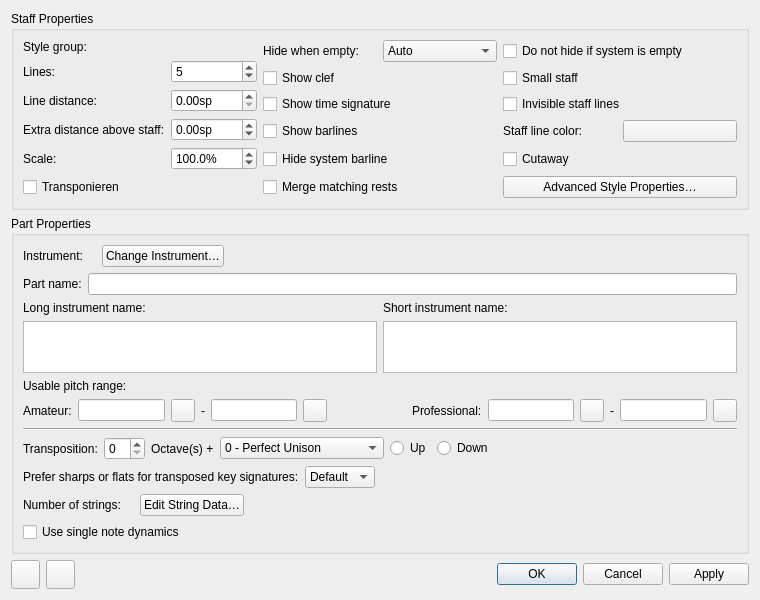
<?xml version="1.0" encoding="UTF-8"?>
<ui version="4.0">
 <class>EditStaffBase</class>
 <widget class="QDialog" name="EditStaffBase">
  <property name="geometry">
   <rect>
    <x>0</x>
    <y>0</y>
    <width>760</width>
    <height>600</height>
   </rect>
  </property>
  <property name="sizePolicy">
   <sizepolicy hsizetype="Preferred" vsizetype="Preferred">
    <horstretch>0</horstretch>
    <verstretch>0</verstretch>
   </sizepolicy>
  </property>
  <property name="minimumSize">
   <size>
    <width>0</width>
    <height>0</height>
   </size>
  </property>
  <property name="windowTitle">
   <string>Staff/Part Properties</string>
  </property>
  <layout class="QGridLayout" name="gridLayout">
   <item row="0" column="0" colspan="2">
    <widget class="QGroupBox" name="groupStaffProps">
     <property name="sizePolicy">
      <sizepolicy hsizetype="Preferred" vsizetype="Expanding">
       <horstretch>0</horstretch>
       <verstretch>0</verstretch>
      </sizepolicy>
     </property>
     <property name="minimumSize">
      <size>
       <width>0</width>
       <height>0</height>
      </size>
     </property>
     <property name="title">
      <string>Staff Properties</string>
     </property>
     <layout class="QVBoxLayout" name="verticalLayout_2">
      <item>
       <layout class="QGridLayout" name="grid_StaffProps">
        <item row="4" column="2">
         <widget class="QCheckBox" name="cutaway">
          <property name="text">
           <string>Cutaway</string>
          </property>
         </widget>
        </item>
        <item row="4" column="1">
         <widget class="QCheckBox" name="hideSystemBarLine">
          <property name="text">
           <string>Hide system barline</string>
          </property>
         </widget>
        </item>
        <item row="1" column="2">
         <widget class="QCheckBox" name="small">
          <property name="sizePolicy">
           <sizepolicy hsizetype="Minimum" vsizetype="Fixed">
            <horstretch>0</horstretch>
            <verstretch>0</verstretch>
           </sizepolicy>
          </property>
          <property name="text">
           <string>Small staff</string>
          </property>
         </widget>
        </item>
        <item row="1" column="1">
         <widget class="QCheckBox" name="showClef">
          <property name="text">
           <string>Show clef</string>
          </property>
         </widget>
        </item>
        <item row="3" column="2">
         <layout class="QHBoxLayout" name="hLayout_LineColor">
          <item>
           <widget class="QLabel" name="labelColor">
            <property name="text">
             <string>Staff line color:</string>
            </property>
            <property name="buddy">
             <cstring>color</cstring>
            </property>
           </widget>
          </item>
          <item>
           <widget class="Awl::ColorLabel" name="color">
            <property name="focusPolicy">
             <enum>Qt::TabFocus</enum>
            </property>
           </widget>
          </item>
         </layout>
        </item>
        <item row="3" column="1">
         <widget class="QCheckBox" name="showBarlines">
          <property name="text">
           <string>Show barlines</string>
          </property>
         </widget>
        </item>
        <item row="2" column="1">
         <widget class="QCheckBox" name="showTimesig">
          <property name="text">
           <string>Show time signature</string>
          </property>
         </widget>
        </item>
        <item row="0" column="2">
         <widget class="QCheckBox" name="showIfEmpty">
          <property name="text">
           <string>Do not hide if system is empty</string>
          </property>
         </widget>
        </item>
        <item row="2" column="2">
         <widget class="QCheckBox" name="invisible">
          <property name="text">
           <string>Invisible staff lines</string>
          </property>
         </widget>
        </item>
        <item row="5" column="2">
         <widget class="QPushButton" name="changeStaffType">
          <property name="text">
           <string>Advanced Style Properties…</string>
          </property>
         </widget>
        </item>
        <item row="0" column="0" rowspan="5">
         <layout class="QFormLayout" name="formLayout">
          <property name="fieldGrowthPolicy">
           <enum>QFormLayout::AllNonFixedFieldsGrow</enum>
          </property>
          <property name="labelAlignment">
           <set>Qt::AlignLeading|Qt::AlignLeft|Qt::AlignVCenter</set>
          </property>
          <item row="1" column="0">
           <widget class="QLabel" name="labelNumOfLines">
            <property name="text">
             <string>Lines:</string>
            </property>
            <property name="textFormat">
             <enum>Qt::PlainText</enum>
            </property>
            <property name="buddy">
             <cstring>lines</cstring>
            </property>
           </widget>
          </item>
          <item row="1" column="1">
           <widget class="QSpinBox" name="lines">
            <property name="minimum">
             <number>0</number>
            </property>
            <property name="maximum">
             <number>14</number>
            </property>
            <property name="value">
             <number>5</number>
            </property>
           </widget>
          </item>
          <item row="2" column="0">
           <widget class="QLabel" name="labelLineDist">
            <property name="text">
             <string>Line distance:</string>
            </property>
            <property name="buddy">
             <cstring>lineDistance</cstring>
            </property>
           </widget>
          </item>
          <item row="2" column="1">
           <widget class="QDoubleSpinBox" name="lineDistance">
            <property name="sizePolicy">
             <sizepolicy hsizetype="Preferred" vsizetype="Fixed">
              <horstretch>0</horstretch>
              <verstretch>0</verstretch>
             </sizepolicy>
            </property>
            <property name="suffix">
             <string>sp</string>
            </property>
            <property name="singleStep">
             <double>0.250000000000000</double>
            </property>
           </widget>
          </item>
          <item row="4" column="0">
           <widget class="QLabel" name="labelExtraDist">
            <property name="text">
             <string>Extra distance above staff:</string>
            </property>
            <property name="buddy">
             <cstring>spinExtraDistance</cstring>
            </property>
           </widget>
          </item>
          <item row="4" column="1">
           <widget class="QDoubleSpinBox" name="spinExtraDistance">
            <property name="suffix">
             <string>sp</string>
            </property>
            <property name="minimum">
             <double>-50.000000000000000</double>
            </property>
            <property name="maximum">
             <double>50.000000000000000</double>
            </property>
            <property name="singleStep">
             <double>0.250000000000000</double>
            </property>
           </widget>
          </item>
          <item row="5" column="0">
           <widget class="QLabel" name="label">
            <property name="text">
             <string>Scale:</string>
            </property>
           </widget>
          </item>
          <item row="5" column="1">
           <widget class="QDoubleSpinBox" name="mag">
            <property name="suffix">
             <string>%</string>
            </property>
            <property name="decimals">
             <number>1</number>
            </property>
            <property name="minimum">
             <double>10.000000000000000</double>
            </property>
            <property name="maximum">
             <double>1000.000000000000000</double>
            </property>
            <property name="value">
             <double>100.000000000000000</double>
            </property>
           </widget>
          </item>
          <item row="0" column="0">
           <widget class="QLabel" name="labelStaffGroup">
            <property name="text">
             <string>Style group:</string>
            </property>
            <property name="buddy">
             <cstring>staffGroupName</cstring>
            </property>
           </widget>
          </item>
          <item row="0" column="1">
           <widget class="QLabel" name="staffGroupName"/>
          </item>
         </layout>
        </item>
        <item row="0" column="1">
         <layout class="QHBoxLayout" name="horizontalLayout">
          <item>
           <widget class="QLabel" name="label_2">
            <property name="text">
             <string>Hide when empty:</string>
            </property>
           </widget>
          </item>
          <item>
           <widget class="QComboBox" name="hideMode">
            <item>
             <property name="text">
              <string>Auto</string>
             </property>
            </item>
            <item>
             <property name="text">
              <string>Always</string>
             </property>
            </item>
            <item>
             <property name="text">
              <string>Never</string>
             </property>
            </item>
            <item>
             <property name="text">
              <string>Instrument</string>
             </property>
            </item>
           </widget>
          </item>
         </layout>
        </item>
        <item row="5" column="1">
         <widget class="QCheckBox" name="mergeMatchingRests">
          <property name="text">
           <string>Merge matching rests</string>
          </property>
         </widget>
        </item>
        <item row="5" column="0">
         <widget class="QCheckBox" name="doTranspose">
          <property name="text">
           <string>Transponieren</string>
          </property>
         </widget>
        </item>
       </layout>
      </item>
     </layout>
    </widget>
   </item>
   <item row="1" column="0" colspan="2">
    <widget class="QGroupBox" name="groupPartProps">
     <property name="sizePolicy">
      <sizepolicy hsizetype="Preferred" vsizetype="Expanding">
       <horstretch>0</horstretch>
       <verstretch>0</verstretch>
      </sizepolicy>
     </property>
     <property name="title">
      <string>Part Properties</string>
     </property>
     <layout class="QVBoxLayout" name="verticalLayout" stretch="0,1,0,0,0,0,0,0">
      <item>
       <layout class="QGridLayout" name="grid_PartProps">
        <property name="leftMargin">
         <number>0</number>
        </property>
        <item row="2" column="0" colspan="2">
         <layout class="QHBoxLayout" name="horizontalLayout_2">
          <property name="spacing">
           <number>6</number>
          </property>
          <item>
           <widget class="QLabel" name="labelInstrName">
            <property name="text">
             <string>Instrument:</string>
            </property>
            <property name="buddy">
             <cstring>instrumentName</cstring>
            </property>
           </widget>
          </item>
          <item>
           <widget class="QLabel" name="instrumentName"/>
          </item>
          <item>
           <widget class="QPushButton" name="changeInstrument">
            <property name="text">
             <string>Change Instrument…</string>
            </property>
           </widget>
          </item>
          <item>
           <spacer name="horizontalSpacer_4">
            <property name="orientation">
             <enum>Qt::Horizontal</enum>
            </property>
            <property name="sizeHint" stdset="0">
             <size>
              <width>40</width>
              <height>20</height>
             </size>
            </property>
           </spacer>
          </item>
         </layout>
        </item>
        <item row="3" column="0">
         <widget class="QLabel" name="label_PartName">
          <property name="text">
           <string>Part name:</string>
          </property>
          <property name="buddy">
           <cstring>partName</cstring>
          </property>
         </widget>
        </item>
        <item row="3" column="1">
         <widget class="QLineEdit" name="partName"/>
        </item>
       </layout>
      </item>
      <item>
       <layout class="QGridLayout" name="grid_InstrNames">
        <item row="0" column="0">
         <widget class="QLabel" name="labelLongName">
          <property name="sizePolicy">
           <sizepolicy hsizetype="Fixed" vsizetype="Fixed">
            <horstretch>0</horstretch>
            <verstretch>0</verstretch>
           </sizepolicy>
          </property>
          <property name="text">
           <string>Long instrument name:</string>
          </property>
          <property name="buddy">
           <cstring>longName</cstring>
          </property>
         </widget>
        </item>
        <item row="0" column="1">
         <widget class="QLabel" name="labelShortName">
          <property name="sizePolicy">
           <sizepolicy hsizetype="Fixed" vsizetype="Fixed">
            <horstretch>0</horstretch>
            <verstretch>0</verstretch>
           </sizepolicy>
          </property>
          <property name="text">
           <string>Short instrument name:</string>
          </property>
          <property name="buddy">
           <cstring>shortName</cstring>
          </property>
         </widget>
        </item>
        <item row="1" column="0">
         <widget class="QTextEdit" name="longName">
          <property name="minimumSize">
           <size>
            <width>0</width>
            <height>40</height>
           </size>
          </property>
          <property name="tabChangesFocus">
           <bool>true</bool>
          </property>
         </widget>
        </item>
        <item row="1" column="1">
         <widget class="QTextEdit" name="shortName">
          <property name="minimumSize">
           <size>
            <width>0</width>
            <height>40</height>
           </size>
          </property>
          <property name="tabChangesFocus">
           <bool>true</bool>
          </property>
         </widget>
        </item>
       </layout>
      </item>
      <item>
       <widget class="QLabel" name="labelPitchRanges">
        <property name="text">
         <string>Usable pitch range:</string>
        </property>
       </widget>
      </item>
      <item>
       <layout class="QHBoxLayout" name="hLayout_PitchRanges">
        <item>
         <widget class="QLabel" name="label_7">
          <property name="text">
           <string>Amateur:</string>
          </property>
          <property name="buddy">
           <cstring>minPitchA</cstring>
          </property>
         </widget>
        </item>
        <item>
         <widget class="QLineEdit" name="minPitchA">
          <property name="readOnly">
           <bool>true</bool>
          </property>
         </widget>
        </item>
        <item>
         <widget class="QToolButton" name="minPitchASelect">
          <property name="text">
           <string notr="true"/>
          </property>
          <property name="icon">
           <iconset resource="musescore.qrc">
            <normaloff>:/data/icons/edit.svg</normaloff>:/data/icons/edit.svg</iconset>
          </property>
         </widget>
        </item>
        <item>
         <widget class="QLabel" name="label_9">
          <property name="text">
           <string notr="true">-</string>
          </property>
         </widget>
        </item>
        <item>
         <widget class="QLineEdit" name="maxPitchA">
          <property name="readOnly">
           <bool>true</bool>
          </property>
         </widget>
        </item>
        <item>
         <widget class="QToolButton" name="maxPitchASelect">
          <property name="text">
           <string notr="true"/>
          </property>
          <property name="icon">
           <iconset resource="musescore.qrc">
            <normaloff>:/data/icons/edit.svg</normaloff>:/data/icons/edit.svg</iconset>
          </property>
         </widget>
        </item>
        <item>
         <spacer name="horizontalSpacer">
          <property name="orientation">
           <enum>Qt::Horizontal</enum>
          </property>
          <property name="sizeHint" stdset="0">
           <size>
            <width>100</width>
            <height>20</height>
           </size>
          </property>
         </spacer>
        </item>
        <item>
         <widget class="QLabel" name="label_8">
          <property name="text">
           <string>Professional:</string>
          </property>
          <property name="buddy">
           <cstring>minPitchP</cstring>
          </property>
         </widget>
        </item>
        <item>
         <widget class="QLineEdit" name="minPitchP">
          <property name="readOnly">
           <bool>true</bool>
          </property>
         </widget>
        </item>
        <item>
         <widget class="QToolButton" name="minPitchPSelect">
          <property name="text">
           <string notr="true"/>
          </property>
          <property name="icon">
           <iconset resource="musescore.qrc">
            <normaloff>:/data/icons/edit.svg</normaloff>:/data/icons/edit.svg</iconset>
          </property>
         </widget>
        </item>
        <item>
         <widget class="QLabel" name="label_10">
          <property name="text">
           <string notr="true">-</string>
          </property>
         </widget>
        </item>
        <item>
         <widget class="QLineEdit" name="maxPitchP">
          <property name="readOnly">
           <bool>true</bool>
          </property>
         </widget>
        </item>
        <item>
         <widget class="QToolButton" name="maxPitchPSelect">
          <property name="text">
           <string notr="true"/>
          </property>
          <property name="icon">
           <iconset resource="musescore.qrc">
            <normaloff>:/data/icons/edit.svg</normaloff>:/data/icons/edit.svg</iconset>
          </property>
         </widget>
        </item>
       </layout>
      </item>
      <item>
       <widget class="Line" name="line">
        <property name="orientation">
         <enum>Qt::Horizontal</enum>
        </property>
       </widget>
      </item>
      <item>
       <layout class="QVBoxLayout" name="vLayout_Transposition">
        <item>
         <layout class="QHBoxLayout" name="transp_Main">
          <item>
           <widget class="QLabel" name="labelTransp">
            <property name="toolTip">
             <string>Interval from written to sounding pitch</string>
            </property>
            <property name="text">
             <string>Transposition:</string>
            </property>
            <property name="buddy">
             <cstring>iList</cstring>
            </property>
           </widget>
          </item>
          <item>
           <widget class="QSpinBox" name="octave">
            <property name="accessibleName">
             <string>Octave</string>
            </property>
            <property name="maximum">
             <number>10</number>
            </property>
           </widget>
          </item>
          <item>
           <widget class="QLabel" name="label_11">
            <property name="text">
             <string>Octave(s) +</string>
            </property>
            <property name="buddy">
             <cstring>octave</cstring>
            </property>
           </widget>
          </item>
          <item>
           <widget class="QComboBox" name="iList">
            <property name="sizePolicy">
             <sizepolicy hsizetype="Preferred" vsizetype="Fixed">
              <horstretch>0</horstretch>
              <verstretch>0</verstretch>
             </sizepolicy>
            </property>
            <property name="accessibleName">
             <string>Interval</string>
            </property>
            <item>
             <property name="text">
              <string>0 - Perfect Unison</string>
             </property>
            </item>
            <item>
             <property name="text">
              <string>1 - Augmented Unison</string>
             </property>
            </item>
            <item>
             <property name="text">
              <string>0 - Diminished Second</string>
             </property>
            </item>
            <item>
             <property name="text">
              <string>1 - Minor Second</string>
             </property>
            </item>
            <item>
             <property name="text">
              <string>2 - Major Second</string>
             </property>
            </item>
            <item>
             <property name="text">
              <string>3 - Augmented Second</string>
             </property>
            </item>
            <item>
             <property name="text">
              <string>2 - Diminished Third</string>
             </property>
            </item>
            <item>
             <property name="text">
              <string>3 - Minor Third</string>
             </property>
            </item>
            <item>
             <property name="text">
              <string>4 - Major Third</string>
             </property>
            </item>
            <item>
             <property name="text">
              <string>5 - Augmented Third</string>
             </property>
            </item>
            <item>
             <property name="text">
              <string>4 - Diminished Fourth</string>
             </property>
            </item>
            <item>
             <property name="text">
              <string>5 - Perfect Fourth</string>
             </property>
            </item>
            <item>
             <property name="text">
              <string>6 - Augmented Fourth</string>
             </property>
            </item>
            <item>
             <property name="text">
              <string>6 - Diminished Fifth</string>
             </property>
            </item>
            <item>
             <property name="text">
              <string>7 - Perfect Fifth</string>
             </property>
            </item>
            <item>
             <property name="text">
              <string>8 - Augmented Fifth</string>
             </property>
            </item>
            <item>
             <property name="text">
              <string>7 - Diminished Sixth</string>
             </property>
            </item>
            <item>
             <property name="text">
              <string>8 - Minor Sixth</string>
             </property>
            </item>
            <item>
             <property name="text">
              <string>9 - Major Sixth</string>
             </property>
            </item>
            <item>
             <property name="text">
              <string>10 - Augmented Sixth</string>
             </property>
            </item>
            <item>
             <property name="text">
              <string>9 - Diminished Seventh</string>
             </property>
            </item>
            <item>
             <property name="text">
              <string>10 - Minor Seventh</string>
             </property>
            </item>
            <item>
             <property name="text">
              <string>11 - Major Seventh</string>
             </property>
            </item>
            <item>
             <property name="text">
              <string>12 - Augmented Seventh</string>
             </property>
            </item>
            <item>
             <property name="text">
              <string>11 - Diminished Octave</string>
             </property>
            </item>
            <item>
             <property name="text">
              <string>12 - Perfect Octave</string>
             </property>
            </item>
           </widget>
          </item>
          <item>
           <widget class="QRadioButton" name="up">
            <property name="text">
             <string>Up</string>
            </property>
           </widget>
          </item>
          <item>
           <widget class="QRadioButton" name="down">
            <property name="text">
             <string>Down</string>
            </property>
           </widget>
          </item>
          <item>
           <spacer name="horizontalSpacer_1">
            <property name="orientation">
             <enum>Qt::Horizontal</enum>
            </property>
            <property name="sizeHint" stdset="0">
             <size>
              <width>17</width>
              <height>18</height>
             </size>
            </property>
           </spacer>
          </item>
         </layout>
        </item>
        <item>
         <widget class="QWidget" name="transp_PreferSharpFlat" native="true">
          <layout class="QHBoxLayout" name="transp_PreferSharpFlat_Layout">
           <property name="spacing">
            <number>6</number>
           </property>
           <property name="leftMargin">
            <number>0</number>
           </property>
           <property name="topMargin">
            <number>0</number>
           </property>
           <property name="rightMargin">
            <number>0</number>
           </property>
           <property name="bottomMargin">
            <number>0</number>
           </property>
           <item>
            <widget class="QLabel" name="labelPreferSharpFlat">
             <property name="text">
              <string>Prefer sharps or flats for transposed key signatures:</string>
             </property>
            </widget>
           </item>
           <item>
            <widget class="QComboBox" name="preferSharpFlat">
             <item>
              <property name="text">
               <string>Default</string>
              </property>
             </item>
             <item>
              <property name="text">
               <string>Sharps</string>
              </property>
             </item>
             <item>
              <property name="text">
               <string>Flats</string>
              </property>
             </item>
            </widget>
           </item>
           <item>
            <spacer name="horizontalSpacer_7">
             <property name="orientation">
              <enum>Qt::Horizontal</enum>
             </property>
             <property name="sizeHint" stdset="0">
              <size>
               <width>40</width>
               <height>20</height>
              </size>
             </property>
            </spacer>
           </item>
          </layout>
         </widget>
        </item>
       </layout>
      </item>
      <item>
       <widget class="QFrame" name="stringDataFrame">
        <layout class="QHBoxLayout" name="horizontalLayout_4">
         <property name="spacing">
          <number>6</number>
         </property>
         <property name="leftMargin">
          <number>0</number>
         </property>
         <property name="topMargin">
          <number>0</number>
         </property>
         <property name="rightMargin">
          <number>0</number>
         </property>
         <property name="bottomMargin">
          <number>0</number>
         </property>
         <item>
          <widget class="QLabel" name="labelNumOfStrings">
           <property name="text">
            <string>Number of strings:</string>
           </property>
           <property name="buddy">
            <cstring>numOfStrings</cstring>
           </property>
          </widget>
         </item>
         <item>
          <widget class="QLabel" name="numOfStrings"/>
         </item>
         <item>
          <widget class="QPushButton" name="editStringData">
           <property name="text">
            <string>Edit String Data…</string>
           </property>
          </widget>
         </item>
         <item>
          <spacer name="horizontalSpacer_2">
           <property name="orientation">
            <enum>Qt::Horizontal</enum>
           </property>
           <property name="sizeHint" stdset="0">
            <size>
             <width>40</width>
             <height>20</height>
            </size>
           </property>
          </spacer>
         </item>
        </layout>
       </widget>
      </item>
      <item>
       <widget class="QCheckBox" name="singleNoteDynamics">
        <property name="accessibleName">
         <string>Use single note dynamics</string>
        </property>
        <property name="text">
         <string>Use single note dynamics</string>
        </property>
       </widget>
      </item>
     </layout>
    </widget>
   </item>
   <item row="2" column="0">
    <layout class="QHBoxLayout" name="groupPrevNextButtons">
     <item>
      <widget class="QToolButton" name="previousButton">
       <property name="minimumSize">
        <size>
         <width>29</width>
         <height>29</height>
        </size>
       </property>
       <property name="toolTip">
        <string>Go to previous staff</string>
       </property>
       <property name="text">
        <string notr="true"/>
       </property>
       <property name="icon">
        <iconset resource="musescore.qrc">
         <normaloff>:/data/icons/arrow_up.svg</normaloff>:/data/icons/arrow_up.svg</iconset>
       </property>
      </widget>
     </item>
     <item>
      <widget class="QToolButton" name="nextButton">
       <property name="minimumSize">
        <size>
         <width>29</width>
         <height>29</height>
        </size>
       </property>
       <property name="toolTip">
        <string>Go to next staff</string>
       </property>
       <property name="text">
        <string notr="true"/>
       </property>
       <property name="icon">
        <iconset resource="musescore.qrc">
         <normaloff>:/data/icons/arrow_down.svg</normaloff>:/data/icons/arrow_down.svg</iconset>
       </property>
      </widget>
     </item>
     <item>
      <spacer name="horizontalSpacer_3">
       <property name="orientation">
        <enum>Qt::Horizontal</enum>
       </property>
       <property name="sizeHint" stdset="0">
        <size>
         <width>40</width>
         <height>20</height>
        </size>
       </property>
      </spacer>
     </item>
    </layout>
   </item>
   <item row="2" column="1">
    <widget class="QDialogButtonBox" name="buttonBox">
     <property name="orientation">
      <enum>Qt::Horizontal</enum>
     </property>
     <property name="standardButtons">
      <set>QDialogButtonBox::Apply|QDialogButtonBox::Cancel|QDialogButtonBox::Ok</set>
     </property>
    </widget>
   </item>
  </layout>
 </widget>
 <customwidgets>
  <customwidget>
   <class>Awl::ColorLabel</class>
   <extends>QPushButton</extends>
   <header>awl/colorlabel.h</header>
   <container>1</container>
  </customwidget>
 </customwidgets>
 <tabstops>
  <tabstop>lines</tabstop>
  <tabstop>lineDistance</tabstop>
  <tabstop>spinExtraDistance</tabstop>
  <tabstop>mag</tabstop>
  <tabstop>hideMode</tabstop>
  <tabstop>showIfEmpty</tabstop>
  <tabstop>showClef</tabstop>
  <tabstop>showTimesig</tabstop>
  <tabstop>showBarlines</tabstop>
  <tabstop>hideSystemBarLine</tabstop>
  <tabstop>small</tabstop>
  <tabstop>invisible</tabstop>
  <tabstop>color</tabstop>
  <tabstop>cutaway</tabstop>
  <tabstop>changeStaffType</tabstop>
  <tabstop>changeInstrument</tabstop>
  <tabstop>partName</tabstop>
  <tabstop>longName</tabstop>
  <tabstop>shortName</tabstop>
  <tabstop>minPitchA</tabstop>
  <tabstop>minPitchASelect</tabstop>
  <tabstop>maxPitchA</tabstop>
  <tabstop>maxPitchASelect</tabstop>
  <tabstop>minPitchP</tabstop>
  <tabstop>minPitchPSelect</tabstop>
  <tabstop>maxPitchP</tabstop>
  <tabstop>maxPitchPSelect</tabstop>
  <tabstop>octave</tabstop>
  <tabstop>iList</tabstop>
  <tabstop>up</tabstop>
  <tabstop>down</tabstop>
  <tabstop>preferSharpFlat</tabstop>
  <tabstop>numOfStrings</tabstop>
  <tabstop>editStringData</tabstop>
  <tabstop>singleNoteDynamics</tabstop>
  <tabstop>previousButton</tabstop>
  <tabstop>nextButton</tabstop>
 </tabstops>
 <resources>
  <include location="musescore.qrc"/>
  <include location="musescore.qrc"/>
 </resources>
 <connections>
  <connection>
   <sender>buttonBox</sender>
   <signal>accepted()</signal>
   <receiver>EditStaffBase</receiver>
   <slot>accept()</slot>
   <hints>
    <hint type="sourcelabel">
     <x>248</x>
     <y>254</y>
    </hint>
    <hint type="destinationlabel">
     <x>157</x>
     <y>274</y>
    </hint>
   </hints>
  </connection>
  <connection>
   <sender>buttonBox</sender>
   <signal>rejected()</signal>
   <receiver>EditStaffBase</receiver>
   <slot>reject()</slot>
   <hints>
    <hint type="sourcelabel">
     <x>316</x>
     <y>260</y>
    </hint>
    <hint type="destinationlabel">
     <x>286</x>
     <y>274</y>
    </hint>
   </hints>
  </connection>
 </connections>
</ui>
